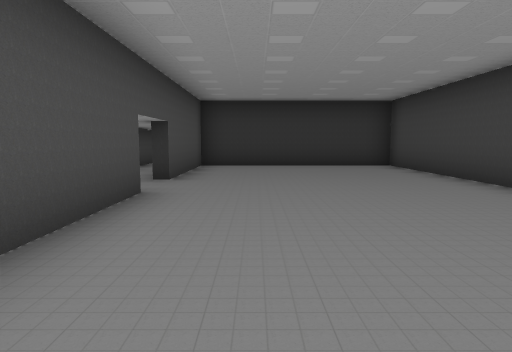
[1] (above)

18 first-person views from a walk through a Unity game level. The camera is 1.4 m above the floor, tilts 6° down and sees 75° across. The floor is counted in squares, 2 m on a side. Each view is taken from the middle of a square. On the plan, view 1 faces up. The plan holds only what a view shows up to about 10 squares ahead; the rest is blank. The place goes on beyond the plan. The player is left out. Some animated figures are left out. Door leaves are left out, so doorways stand open.

[2]
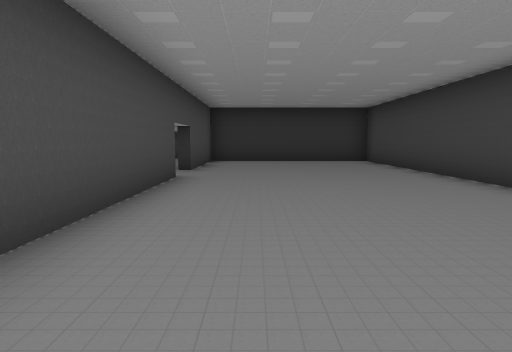

[3]
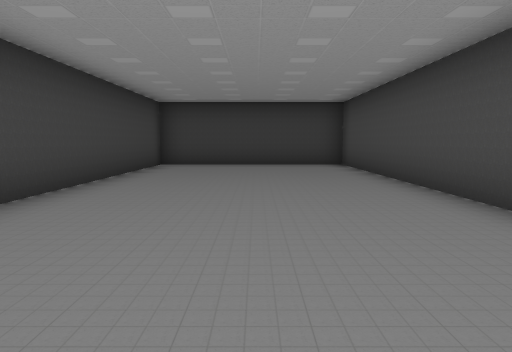

[4]
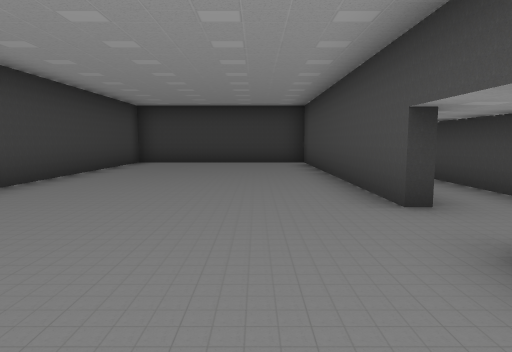

[5]
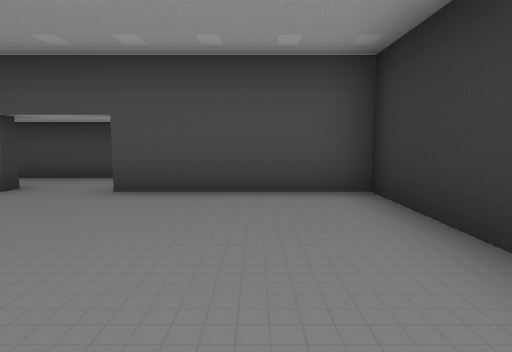

[6]
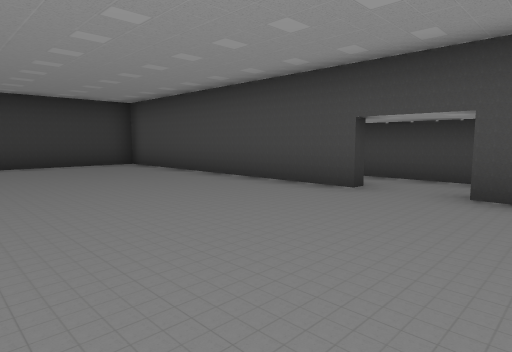

[7]
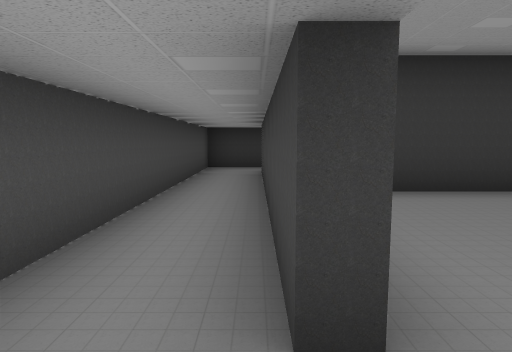

[8]
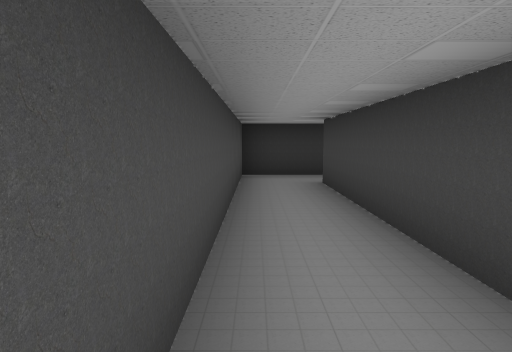

[9]
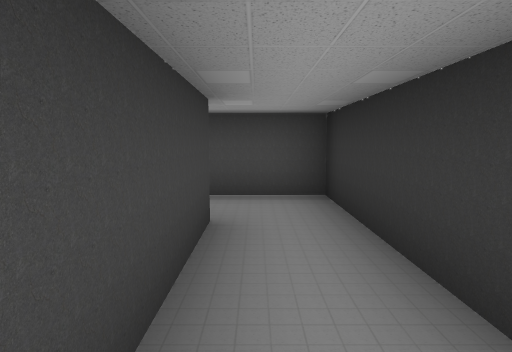

[10]
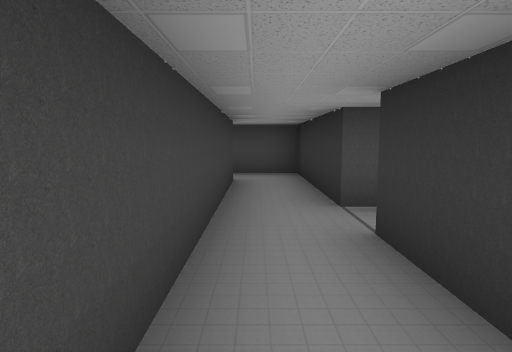

[11]
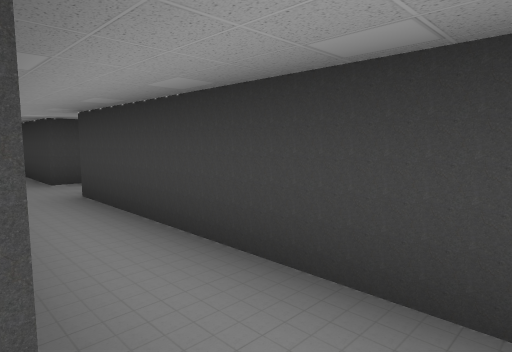

[12]
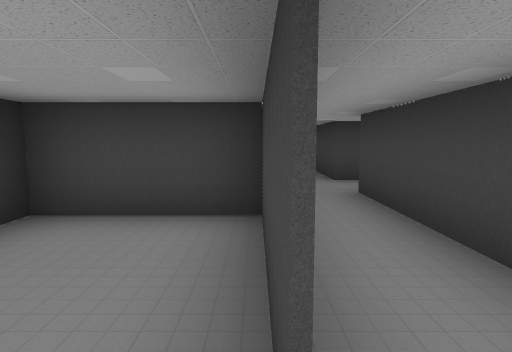

[13]
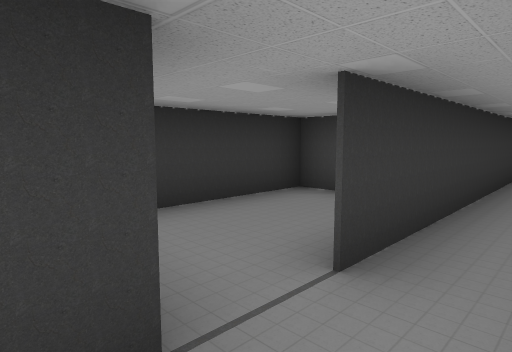

[14]
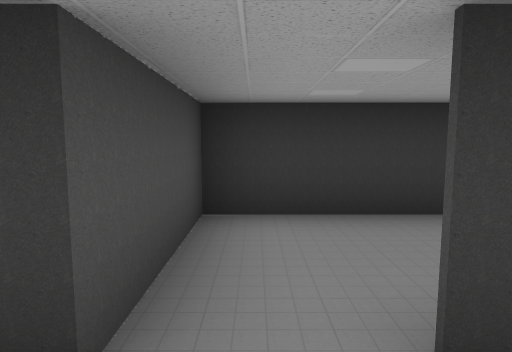

[15]
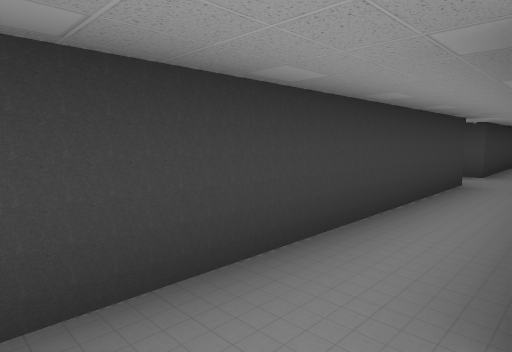

[16]
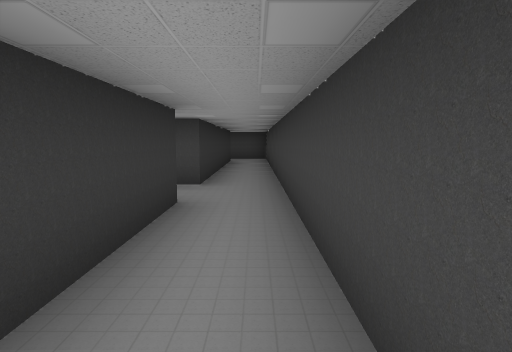

[17]
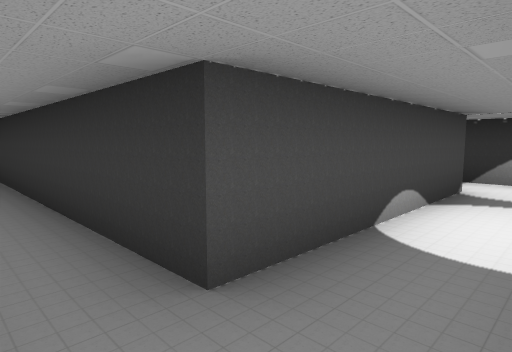

[18]
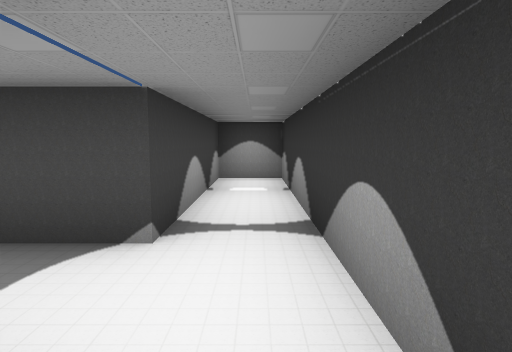

### Floor plan
Ten units are one square. View 1 is at (0, 0); x grows to the right and y downward. Boxes are objects, and circles mark ways between rooms. Rooms are numbered by the first view taken in them; rooms with no view inside come last. Other rooms are left out.
<svg viewBox="-38 -200 208 234">
<path fill="none" stroke="#000" d="M-16 -45 -16 29 38 29 38 -96 -16 -96 -16 -60M-20 -45 -16 -45M-19 -60 -19 -104M70 -121 70 -126M-33 -104 -33 -19M70 -126 115 -126M6 -126 56 -126M118 -139 15 -139M15 -139 41 -139 41 -161 5 -161 5 -139M-19 -104 -19 -126 6 -126M5 -139 -33 -139 -33 -104M135 -195 77 -195 77 -183 118 -183 118 -139M115 -126 165 -126M165 -139 133 -139 133 -144"/>
<circle cx="-20" cy="-55" r="3" fill="#2a7"/>
<circle cx="60" cy="-120" r="3" fill="#2a7"/>
<circle cx="-30" cy="-100" r="3" fill="#2a7"/>
<circle cx="10" cy="-140" r="3" fill="#2a7"/>
<circle cx="-5" cy="-130" r="3" fill="#2a7"/>
<circle cx="110" cy="-130" r="3" fill="#2a7"/>
<text x="10" y="-40">1</text>
<text x="60" y="0">2</text>
<text x="60" y="-130">3</text>
<text x="20" y="-150">4</text>
<text x="-20" y="-120">5</text>
<text x="130" y="-170">6</text>
</svg>
Room 1 opens to room 2. Room 2 opens to room 3. Room 2 opens to room 5. Room 3 opens to room 4. Room 3 opens to room 5. Room 3 opens to room 6.

Where each view was taken, in squares from view 1:
view 1: 0 up, 0 right, facing up
view 2: 2 down, 0 right, facing up
view 3: 7 up, 1 right, facing down
view 4: 8 up, 0 right, facing down
view 5: 8 up, 3 right, facing left
view 6: 7 up, 3 right, facing down-left
view 7: 5 up, 2 left, facing up
view 8: 7 up, 3 left, facing up
view 9: 13 up, 1 right, facing left
view 10: 13 up, 4 right, facing left
view 11: 14 up, 1 right, facing down-right
view 12: 14 up, 1 right, facing right
view 13: 13 up, 0 right, facing up-right
view 14: 13 up, 1 right, facing up
view 15: 14 up, 13 right, facing down-left
view 16: 13 up, 8 right, facing right
view 17: 13 up, 13 right, facing up-left
view 18: 19 up, 14 right, facing left
